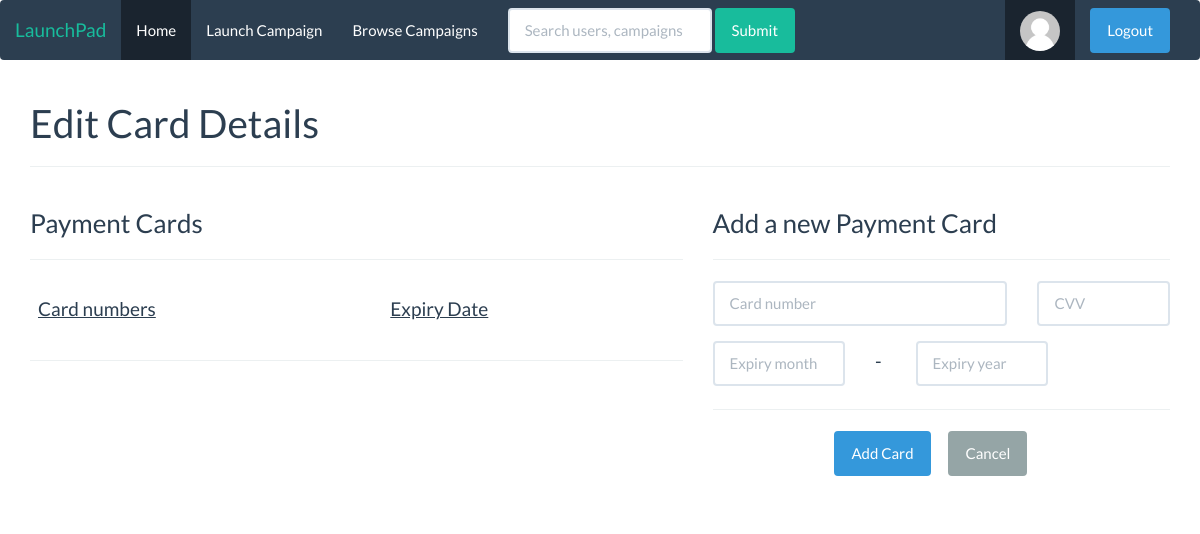
Before: /add_creditcard.php (signed in) with the older database file.
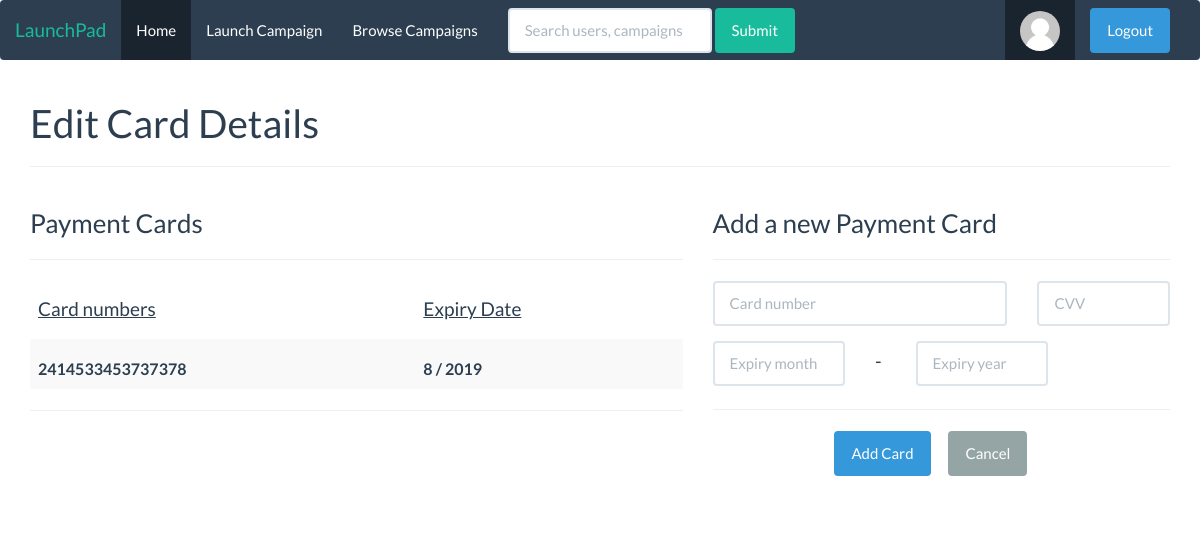
After: the same page with the newer database file.
### tables this page shows
CREATE TABLE `creditcard` (
  `uname` varchar(45) NOT NULL,
  `ccno` varchar(16) NOT NULL,
  `cvv` int(3) NOT NULL,
  `exp_date_month` int(11) NOT NULL,
  `exp_date_year` year(4) NOT NULL
);

### add_creditcard.php (the view, shortened to what this page needs)
<html>
<head>
    <link href="https://maxcdn.bootstrapcdn.com/bootswatch/3.3.7/flatly/bootstrap.min.css" rel="stylesheet">
</head>
<body>
<?php
require 'navbar.php';
$user_name = $_SESSION['user_session'];
$query = $conn->query("select * from creditcard where uname='$user_name'");
?>
<div class="container">
    <h1>Edit Card Details</h1>
  	<hr>
  		<form method="post" enctype="multipart/form-data" class="form-horizontal">
		    <div class="row">
      		<div class="col-md-7 personal-info">
        	<h3>Payment Cards</h3>
        	<hr>
          <table class="table table-striped table-hover ">
            <thead>
              <tr>
                <th><u><h4>Card numbers</h4></u></th>
                <th><u><h4>Expiry Date</h4></u></th>
              </tr>
            </thead>
            <tbody>
              <?php
                while($row_credit = mysqli_fetch_array($query))
                {
                  echo '<tr>
                        <td><label class="control-label">'.$row_credit['ccno'].'</label></td>
                        <td><label class="control-label">'.$row_credit['exp_date_month'].'
                        / '.$row_credit['exp_date_year'].'</label></td>
                        </tr>';
                }
              ?>
            </tbody>
          </table>
          <hr>
          </div>
          <div class="col-md-5 personal-info">
          <h3>Add a new Payment Card</h3>
          <hr>
          	<div class="form-group">
            	<div class="col-lg-8">
              	<input class="form-control" type="text" placeholder="Card number" required="" name="cc_new" maxlength="16">
            	</div>
              <div class="col-lg-4">
                <input class="form-control" type="password" placeholder="CVV" required="" name="cvv_new" maxlength="3">
              </div>
              <div class="col-lg-4" style="margin-top: 15px;">
                <input class="form-control" type="numeric" placeholder="Expiry month" required="" name="edm_new" maxlength="2">
              </div>
              <div class="col-lg-1" style="margin-top: 15px;">
                <label ><h4>-</h4></label>
              </div>
              <div class="col-lg-4" style="margin-top: 15px;">
                <input class="form-control" type="numeric" placeholder="Expiry year" required="" name="edy_new" maxlength="4">
              </div>
          	</div>
            <hr>
          	<div class="form-group">
            <label class="col-md-3 control-label"></label>
            	<div class="col-md-8">
              	<button type="Submit" class="btn btn-info" style="margin-right: 15px;" name="btn_save">Add Card</button>
              	<a href="user_profile.php"><button type="button" class="btn btn-default">Cancel</button></a>
            	</div>
          	</div>
          </div>
        </div>
      </form>
</div>
</body>
</html>

Changed rows visible on the page:
added creditcard: ccno "2414533453737378", exp_date_month "8", exp_date_year "2019"
